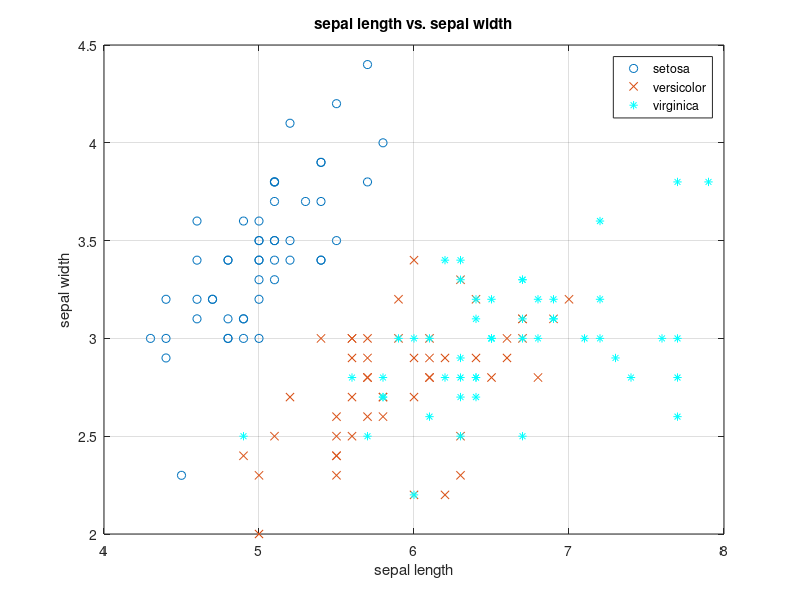
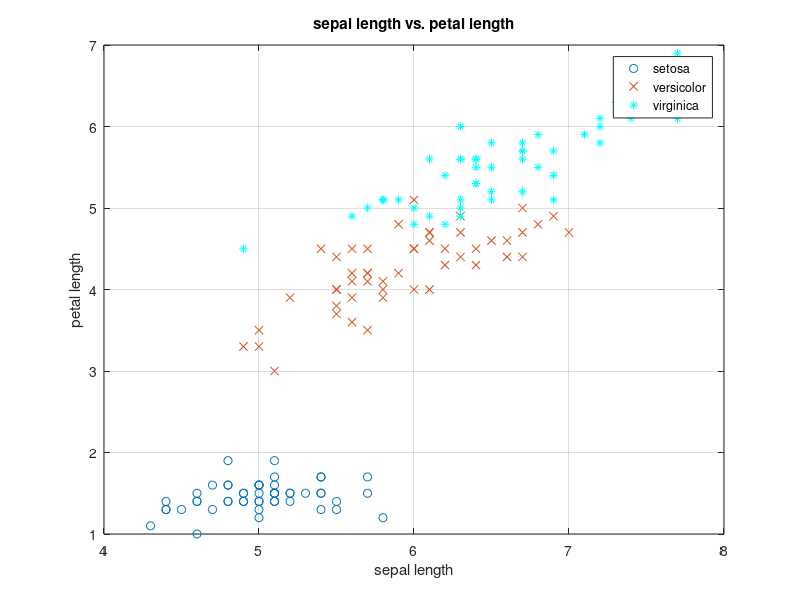

MATLAB code to generate these figures, in order:
clear all
close all
clc

%a
load('iris_data.mat')
load('iris_species.mat')

classes = {"setosa", "versicolor", "virginica"};

% get the indices of the different Classes
all_one = meas(strcmp(classes(1), species),:);

all_two = meas(strcmp(classes(2), species),:);

all_three = meas(strcmp(classes(3), species),:);

iris = cat(3, all_one, all_two, all_three);

%b

%initialize new cell array
iris1	=	cell(51,	5,	3);
% define the headers
header = {"Sepal Length", "Sepal Width", "Petal Length", "Petal Width"};
% set the headers
iris1(1,2:5,1) = header;
iris1(1,2:5,2) = header;
iris1(1,2:5,3) = header;
% set the classes
iris1(1,1,1) = classes(1);
iris1(1,1,2) = classes(2);
iris1(1,1,3) = classes(3);
% array with obs1 to obs50
obs = cell(50,1);
for i = 1:50
  obs(i) = strcat("Obs", num2str(i));
endfor

%set the obs
iris1(2:51,1,1) = obs;
iris1(2:51,1,2) = obs;
iris1(2:51,1,3) = obs;

% set the data
iris1(2:51,2:5,:) = num2cell(iris); 

%c
%cell = iris1;
function printcell(cell)
  [height, width, depth] = size(cell);
  for d = 1:depth;
    line = cell(1,:,d);
    fprintf(1, '%s ', line{:});
    fprintf(1, '\n');
    for h = 2:height;
      line = cell(h,1,d);
      fprintf(1, '%s ', line{:});
      line = cell(h,2:width,d);
      fprintf(1, '   %d    ', line{:});
      fprintf(1, '\n');
    endfor 
  endfor
endfunction

%d
setosa     = reshape([iris1{2:51,	2:5,	1}], 50, 4);
versicolor = reshape([iris1{2:51,	2:5,	2}], 50, 4);
virginica  = reshape([iris1{2:51,	2:5,	3}], 50, 4);

%e
my_array = cell(3,5);
my_array(1,2:5) = header;
my_array(1,1) = "versicolor"
my_array(2,1) = "mean      ";
my_array(3,1) = "variance  ";
my_array(2,2:5) = num2cell(mean(versicolor));
my_array(3,2:5) = num2cell(var(versicolor));
printcell(my_array)

%f
figure
plot(setosa(:,1),setosa(:,2),"o");
hold on
plot(versicolor(:,1),versicolor(:,2),"x");
hold on
plot(virginica(:,1),virginica(:,2),'c*');
xlabel('sepal length')
ylabel('sepal width')
title('sepal length vs. sepal width')
legend('setosa', 'versicolor', 'virginica')
grid on

figure
plot(setosa(:,1),setosa(:,3),"o");
hold on
plot(versicolor(:,1),versicolor(:,3),"x");
hold on
plot(virginica(:,1),virginica(:,3),'c*');
xlabel('sepal length')
ylabel('petal length')
title('sepal length vs. petal length')
legend('setosa', 'versicolor', 'virginica')
grid on